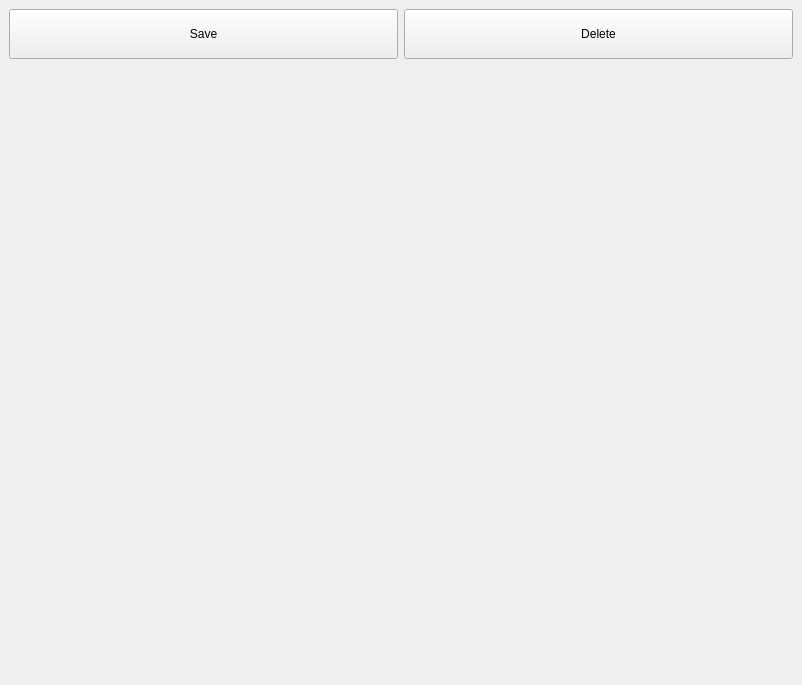
<?xml version="1.0" encoding="UTF-8"?>
<ui version="4.0">
 <class>PlanningToolDockWidgetBase</class>
 <widget class="QDockWidget" name="PlanningToolDockWidgetBase">
  <property name="geometry">
   <rect>
    <x>0</x>
    <y>0</y>
    <width>802</width>
    <height>685</height>
   </rect>
  </property>
  <property name="windowTitle">
   <string>Planning Plugin</string>
  </property>
  <widget class="QWidget" name="dockWidgetContents">
   <layout class="QGridLayout" name="gridLayout">
    <item row="0" column="0">
     <layout class="QGridLayout" name="gridLayout_2">
      <item row="0" column="1">
       <widget class="QPushButton" name="pushButton">
        <property name="sizePolicy">
         <sizepolicy hsizetype="Minimum" vsizetype="Fixed">
          <horstretch>0</horstretch>
          <verstretch>0</verstretch>
         </sizepolicy>
        </property>
        <property name="minimumSize">
         <size>
          <width>0</width>
          <height>50</height>
         </size>
        </property>
        <property name="text">
         <string>Delete</string>
        </property>
       </widget>
      </item>
      <item row="0" column="0">
       <widget class="QPushButton" name="pushButton_2">
        <property name="sizePolicy">
         <sizepolicy hsizetype="Minimum" vsizetype="Fixed">
          <horstretch>0</horstretch>
          <verstretch>0</verstretch>
         </sizepolicy>
        </property>
        <property name="minimumSize">
         <size>
          <width>0</width>
          <height>50</height>
         </size>
        </property>
        <property name="text">
         <string>Save</string>
        </property>
       </widget>
      </item>
      <item row="1" column="0" colspan="2">
       <widget class="QgsMapCanvas" name="pluginCanvas" native="true"/>
      </item>
     </layout>
    </item>
   </layout>
  </widget>
 </widget>
 <customwidgets>
  <customwidget>
   <class>QgsMapCanvas</class>
   <extends>QWidget</extends>
   <header location="global">qgis.gui</header>
   <container>1</container>
  </customwidget>
 </customwidgets>
 <resources/>
 <connections/>
</ui>
